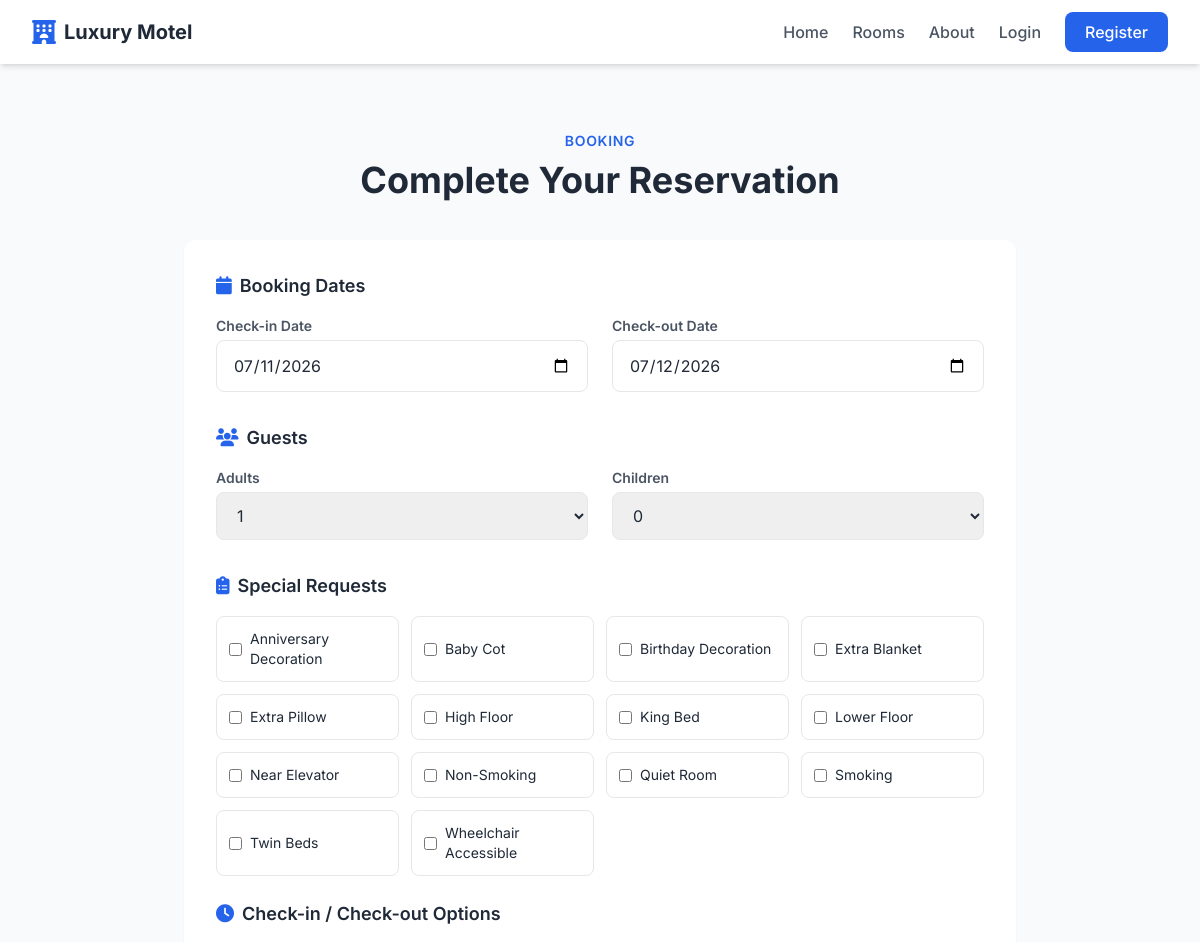
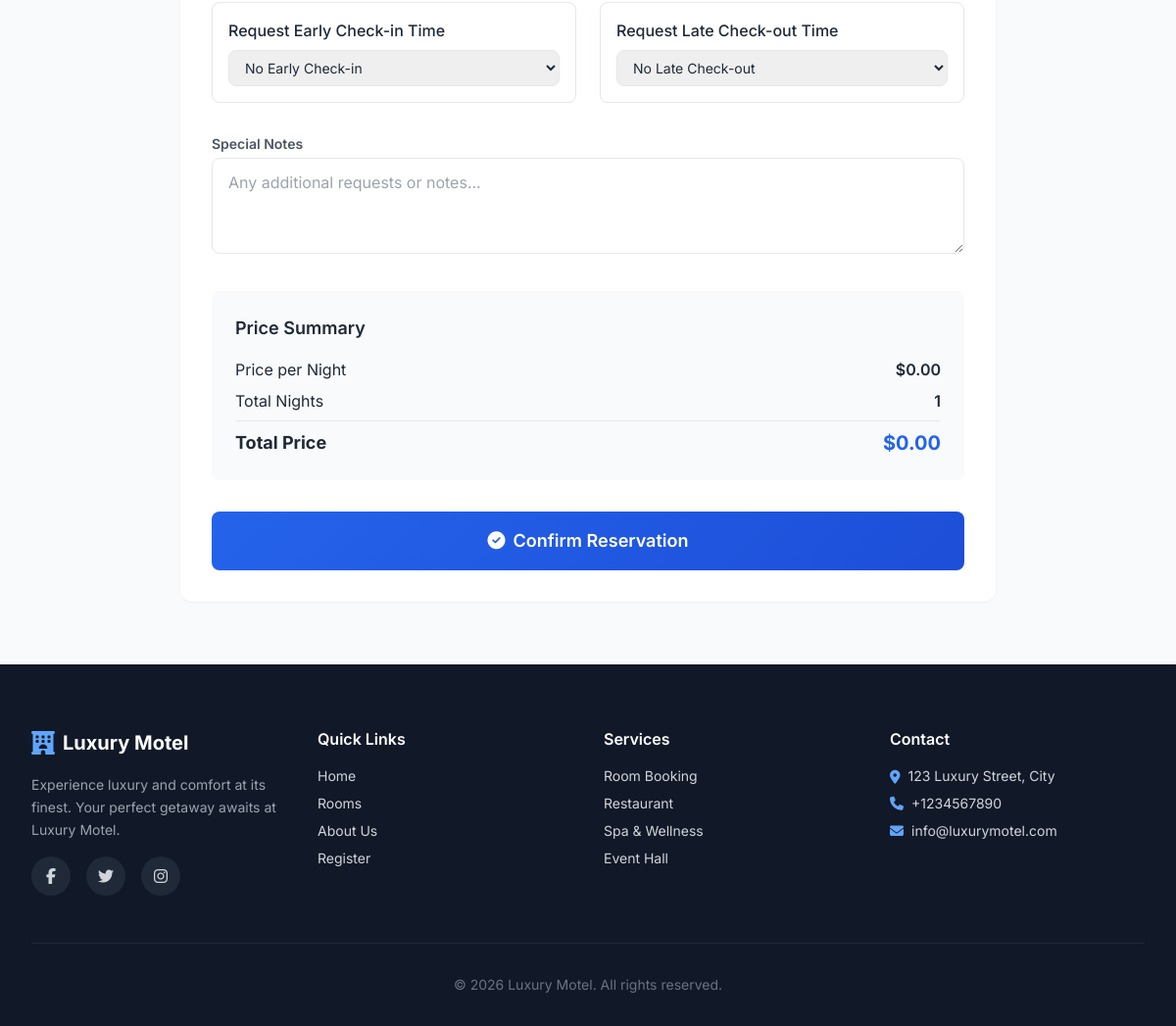
The app's page /reservation.php with its own data (2 pictures, top to bottom).
### tables this page shows
CREATE TABLE IF NOT EXISTS `special_requests` (
    `request_id` INT AUTO_INCREMENT PRIMARY KEY,
    `request_name` VARCHAR(100) NOT NULL UNIQUE,
    `description` TEXT NULL,
    `active` TINYINT(1) DEFAULT 1
);

### config/db.php (called while the page is built, shortened)
<?php
function isLoggedIn() {
    return isset($_SESSION['user_id']);
}
function sanitize($input) {
    return htmlspecialchars(strip_tags(trim($input)), ENT_QUOTES, 'UTF-8');
}
function formatCurrency($amount) {
    return '$' . number_format($amount, 2);
}

### reservation.php (the view, shortened to what this page needs)
<?php
require_once 'config/db.php';
$pendingData = isset($_SESSION['pending_reservation']) ? $_SESSION['pending_reservation'] : [];
$room = null;
$specialRequests = $pdo->query("SELECT * FROM special_requests WHERE active = 1 ORDER BY request_name")->fetchAll();
$pendingRequests = isset($pendingData['requests']) && is_array($pendingData['requests']) ? $pendingData['requests'] : [];
include 'includes/header.php';
?>
<section class="py-16 bg-gray-50">
    <div class="max-w-4xl mx-auto px-4 sm:px-6 lg:px-8">
        <div class="text-center mb-10">
            <span class="text-blue-600 font-semibold tracking-wider uppercase text-sm">Booking</span>
            <h1 class="font-[Playfair_Display] text-4xl font-bold mt-2">Complete Your Reservation</h1>
        </div>
        <form method="POST" class="bg-white rounded-xl shadow-sm p-8" id="reservationForm">
            <h3 class="font-semibold text-lg mb-4"><i class="fas fa-calendar text-blue-600 mr-2"></i>Booking Dates</h3>
            <div class="grid grid-cols-1 md:grid-cols-2 gap-6 mb-8">
                <div>
                    <label class="block text-sm font-semibold text-gray-600 mb-1">Check-in Date</label>
                    <input type="date" name="check_in" id="check_in" value="<?php echo sanitize($pendingData['check_in'] ?? $_POST['check_in'] ?? date('Y-m-d', strtotime('+1 day'))); ?>" min="<?php echo date('Y-m-d'); ?>" class="w-full px-4 py-3 border border-gray-200 rounded-lg focus:ring-2 focus:ring-blue-500 outline-none" required>
                </div>
                <div>
                    <label class="block text-sm font-semibold text-gray-600 mb-1">Check-out Date</label>
                    <input type="date" name="check_out" id="check_out" value="<?php echo sanitize($pendingData['check_out'] ?? $_POST['check_out'] ?? date('Y-m-d', strtotime('+2 days'))); ?>" min="<?php echo date('Y-m-d', strtotime('+1 day')); ?>" class="w-full px-4 py-3 border border-gray-200 rounded-lg focus:ring-2 focus:ring-blue-500 outline-none" required>
                </div>
            </div>
            <h3 class="font-semibold text-lg mb-4"><i class="fas fa-users text-blue-600 mr-2"></i>Guests</h3>
            <div class="grid grid-cols-1 md:grid-cols-2 gap-6 mb-8">
                <div>
                    <label class="block text-sm font-semibold text-gray-600 mb-1">Adults</label>
                    <select name="adults" class="w-full px-4 py-3 border border-gray-200 rounded-lg focus:ring-2 focus:ring-blue-500 outline-none">
                        <?php for($i=1;$i<=5;$i++): ?>
                        <option value="<?php echo $i; ?>" <?php echo (int)($pendingData['adults'] ?? $_POST['adults'] ?? 1)==$i?'selected':''; ?>><?php echo $i; ?></option>
                        <?php endfor; ?>
                    </select>
                </div>
                <div>
                    <label class="block text-sm font-semibold text-gray-600 mb-1">Children</label>
                    <select name="children" class="w-full px-4 py-3 border border-gray-200 rounded-lg focus:ring-2 focus:ring-blue-500 outline-none">
                        <?php for($i=0;$i<=3;$i++): ?>
                        <option value="<?php echo $i; ?>" <?php echo (int)($pendingData['children'] ?? $_POST['children'] ?? 0)==$i?'selected':''; ?>><?php echo $i; ?></option>
                        <?php endfor; ?>
                    </select>
                </div>
            </div>
            <h3 class="font-semibold text-lg mb-4"><i class="fas fa-clipboard-list text-blue-600 mr-2"></i>Special Requests</h3>
            <div class="grid grid-cols-2 md:grid-cols-3 lg:grid-cols-4 gap-3 mb-6">
                <?php foreach($specialRequests as $req): ?>
                <label class="flex items-center space-x-2 p-3 border border-gray-200 rounded-lg hover:bg-blue-50 cursor-pointer">
                    <input type="checkbox" name="requests[]" value="<?php echo $req['request_id']; ?>" class="rounded text-blue-600" <?php echo in_array($req['request_id'], $pendingRequests) ? 'checked' : ''; ?>>
                    <span class="text-sm"><?php echo $req['request_name']; ?></span>
                </label>
                <?php endforeach; ?>
            </div>
            <h3 class="font-semibold text-lg mb-4"><i class="fas fa-clock text-blue-600 mr-2"></i>Check-in / Check-out Options</h3>
            <div class="grid grid-cols-1 md:grid-cols-2 gap-6 mb-8">
                <div class="p-4 border border-gray-200 rounded-lg">
                    <label class="block font-medium mb-2">Request Early Check-in Time</label>
                    <select name="early_check_in_time" class="w-full px-3 py-2 border border-gray-200 rounded-lg text-sm">
                        <option value="">No Early Check-in</option>
                    </select>
                </div>
                <div class="p-4 border border-gray-200 rounded-lg">
                    <label class="block font-medium mb-2">Request Late Check-out Time</label>
                    <select name="late_check_out_time" class="w-full px-3 py-2 border border-gray-200 rounded-lg text-sm">
                        <option value="">No Late Check-out</option>
                    </select>
                </div>
            </div>
            <div class="mb-8">
                <label class="block text-sm font-semibold text-gray-600 mb-1">Special Notes</label>
                <textarea name="special_notes" rows="3" class="w-full px-4 py-3 border border-gray-200 rounded-lg focus:ring-2 focus:ring-blue-500 outline-none" placeholder="Any additional requests or notes..."><?php echo sanitize($pendingData['special_notes'] ?? $_POST['special_notes'] ?? ''); ?></textarea>
            </div>
            <div class="bg-gray-50 rounded-lg p-6 mb-8">
                <h3 class="font-semibold text-lg mb-4">Price Summary</h3>
                <div class="space-y-2">
                    <div class="flex justify-between"><span>Price per Night</span><span class="font-semibold" id="display_price"><?php echo formatCurrency($room['price_per_night'] ?? 0); ?></span></div>
                    <div class="flex justify-between"><span>Total Nights</span><span class="font-semibold" id="display_nights">-</span></div>
                    <hr>
                    <div class="flex justify-between text-lg"><span class="font-bold">Total Price</span><span class="font-bold text-blue-600 text-xl" id="estimated_total">-</span></div>
                </div>
            </div>
            <button type="submit" class="btn-primary w-full text-lg py-4" id="confirmBtn"><i class="fas fa-check-circle mr-2"></i>Confirm Reservation</button>
        </form>
    </div>
</section>
<?php include 'includes/footer.php'; ?>

### includes/header.php (shortened to what this page needs)
<!DOCTYPE html>
<html lang="en">
<head>
    <script src="https://cdn.tailwindcss.com"></script>
    <link rel="stylesheet" href="https://cdnjs.cloudflare.com/ajax/libs/font-awesome/6.5.1/css/all.min.css">
    <link rel="stylesheet" href="<?php echo SITE_URL; ?>assets/css/style.css">
</head>
<body class="font-[Inter] bg-gray-50 text-gray-800">
<?php include_once 'navbar.php'; ?>

### includes/navbar.php (shortened to what this page needs)
<nav class="bg-white shadow-md sticky top-0 z-50">
    <div class="max-w-7xl mx-auto px-4 sm:px-6 lg:px-8">
        <div class="flex justify-between items-center h-16">
            <div class="flex items-center">
                <a href="<?php echo SITE_URL; ?>index.php" class="flex items-center space-x-2">
                    <i class="fas fa-hotel text-blue-600 text-2xl"></i>
                    <span class="font-[Playfair_Display] text-xl font-bold text-gray-800">Luxury Motel</span>
                </a>
            </div>
            <div class="hidden md:flex items-center space-x-6">
                <a href="<?php echo SITE_URL; ?>index.php" class="text-gray-600 hover:text-blue-600 transition font-medium">Home</a>
                <a href="<?php echo SITE_URL; ?>rooms.php" class="text-gray-600 hover:text-blue-600 transition font-medium">Rooms</a>
                <a href="<?php echo SITE_URL; ?>about.php" class="text-gray-600 hover:text-blue-600 transition font-medium">About</a>
                <?php if (isLoggedIn()): ?>
                    <div class="relative group">
                        <button class="flex items-center space-x-1 text-gray-600 hover:text-blue-600 transition font-medium">
                            <i class="fas fa-user-circle text-lg"></i>
                            <span><?php echo htmlspecialchars($_SESSION['first_name'] ?? ''); ?></span>
                            <i class="fas fa-chevron-down text-xs"></i>
                        </button>
                        <div class="absolute right-0 mt-2 w-48 bg-white rounded-lg shadow-lg opacity-0 invisible group-hover:opacity-100 group-hover:visible transition-all duration-200 z-50">
                            <a href="<?php echo SITE_URL; ?>profile.php" class="block px-4 py-2 text-gray-700 hover:bg-blue-50 hover:text-blue-600"><i class="fas fa-user mr-2"></i>My Profile</a>
                            <a href="<?php echo SITE_URL; ?>booking-history.php" class="block px-4 py-2 text-gray-700 hover:bg-blue-50 hover:text-blue-600"><i class="fas fa-calendar-check mr-2"></i>My Bookings</a>
                            <a href="<?php echo SITE_URL; ?>profile.php" class="block px-4 py-2 text-gray-700 hover:bg-blue-50 hover:text-blue-600"><i class="fas fa-cog mr-2"></i>Settings</a>
                            <?php if (isAdmin()): ?>
                                <hr class="my-1">
                                <a href="<?php echo SITE_URL; ?>admin/dashboard.php" class="block px-4 py-2 text-gray-700 hover:bg-blue-50 hover:text-blue-600"><i class="fas fa-tachometer-alt mr-2"></i>Admin Panel</a>
                            <?php endif; ?>
                            <hr class="my-1">
                            <a href="<?php echo SITE_URL; ?>logout.php" class="block px-4 py-2 text-red-600 hover:bg-red-50"><i class="fas fa-sign-out-alt mr-2"></i>Logout</a>
                        </div>
                    </div>
                <?php else: ?>
                    <a href="<?php echo SITE_URL; ?>login.php" class="text-gray-600 hover:text-blue-600 transition font-medium">Login</a>
                    <a href="<?php echo SITE_URL; ?>register.php" class="bg-blue-600 text-white px-5 py-2 rounded-lg hover:bg-blue-700 transition font-medium">Register</a>
                <?php endif; ?>
            </div>
        </div>
    </div>
</nav>

### includes/footer.php (shortened to what this page needs)
<footer class="bg-gray-900 text-gray-300 pt-16 pb-8">
    <div class="max-w-7xl mx-auto px-4 sm:px-6 lg:px-8">
        <div class="grid grid-cols-1 md:grid-cols-4 gap-8 mb-12">
            <div>
                <div class="flex items-center space-x-2 mb-4">
                    <i class="fas fa-hotel text-blue-400 text-2xl"></i>
                    <span class="font-[Playfair_Display] text-xl font-bold text-white">Luxury Motel</span>
                </div>
                <p class="text-gray-400 text-sm leading-relaxed">Experience luxury and comfort at its finest. Your perfect getaway awaits at Luxury Motel.</p>
                <div class="flex space-x-4 mt-4">
                    <a href="#" class="w-10 h-10 bg-gray-800 rounded-full flex items-center justify-center hover:bg-blue-600 transition"><i class="fab fa-facebook-f"></i></a>
                    <a href="#" class="w-10 h-10 bg-gray-800 rounded-full flex items-center justify-center hover:bg-blue-600 transition"><i class="fab fa-twitter"></i></a>
                    <a href="#" class="w-10 h-10 bg-gray-800 rounded-full flex items-center justify-center hover:bg-blue-600 transition"><i class="fab fa-instagram"></i></a>
                </div>
            </div>
            <div>
                <h4 class="text-white font-semibold mb-4">Quick Links</h4>
                <ul class="space-y-2 text-sm">
                    <li><a href="<?php echo SITE_URL; ?>index.php" class="hover:text-blue-400 transition">Home</a></li>
                    <li><a href="<?php echo SITE_URL; ?>rooms.php" class="hover:text-blue-400 transition">Rooms</a></li>
                    <li><a href="<?php echo SITE_URL; ?>about.php" class="hover:text-blue-400 transition">About Us</a></li>
                    <li><a href="<?php echo SITE_URL; ?>register.php" class="hover:text-blue-400 transition">Register</a></li>
                </ul>
            </div>
            <div>
                <h4 class="text-white font-semibold mb-4">Services</h4>
                <ul class="space-y-2 text-sm">
                    <li><span class="hover:text-blue-400 transition cursor-pointer">Room Booking</span></li>
                    <li><span class="hover:text-blue-400 transition cursor-pointer">Restaurant</span></li>
                    <li><span class="hover:text-blue-400 transition cursor-pointer">Spa & Wellness</span></li>
                    <li><span class="hover:text-blue-400 transition cursor-pointer">Event Hall</span></li>
                </ul>
            </div>
            <div>
                <h4 class="text-white font-semibold mb-4">Contact</h4>
                <ul class="space-y-2 text-sm">
                    <li class="flex items-start space-x-2"><i class="fas fa-map-marker-alt mt-1 text-blue-400"></i><span>123 Luxury Street, City</span></li>
                    <li class="flex items-center space-x-2"><i class="fas fa-phone text-blue-400"></i><span>+1234567890</span></li>
                    <li class="flex items-center space-x-2"><i class="fas fa-envelope text-blue-400"></i><span>info@luxurymotel.com</span></li>
                </ul>
            </div>
        </div>
        <hr class="border-gray-800 mb-8">
        <div class="text-center text-sm text-gray-500">
            &copy; <?php echo date('Y'); ?> Luxury Motel. All rights reserved.
        </div>
    </div>
</footer>
</body>
</html>

### assets/css/style.css (style rules this page uses)
.btn-primary { background: linear-gradient(135deg, #2563eb, #1d4ed8); color: #fff; padding: 0.75rem 2rem; border-radius: 8px; font-weight: 600; transition: all 0.3s; display: inline-block; text-align: center; }

### records on screen
special_requests: request_name "Anniversary Decoration"
special_requests: request_name "Baby Cot"
special_requests: request_name "Birthday Decoration"
special_requests: request_name "Extra Blanket"
special_requests: request_name "Extra Pillow"
special_requests: request_name "High Floor"
special_requests: request_name "King Bed"
special_requests: request_name "Lower Floor"
special_requests: request_name "Near Elevator"
special_requests: request_name "Non-Smoking"
special_requests: request_name "Quiet Room"
special_requests: request_name "Smoking"
special_requests: request_name "Twin Beds"
special_requests: request_name "Wheelchair Accessible"

### other values on screen
formatCurrency($room['price_per_night'] ?? 0) "$0.00"
form field adults "1"
form field children "0"
